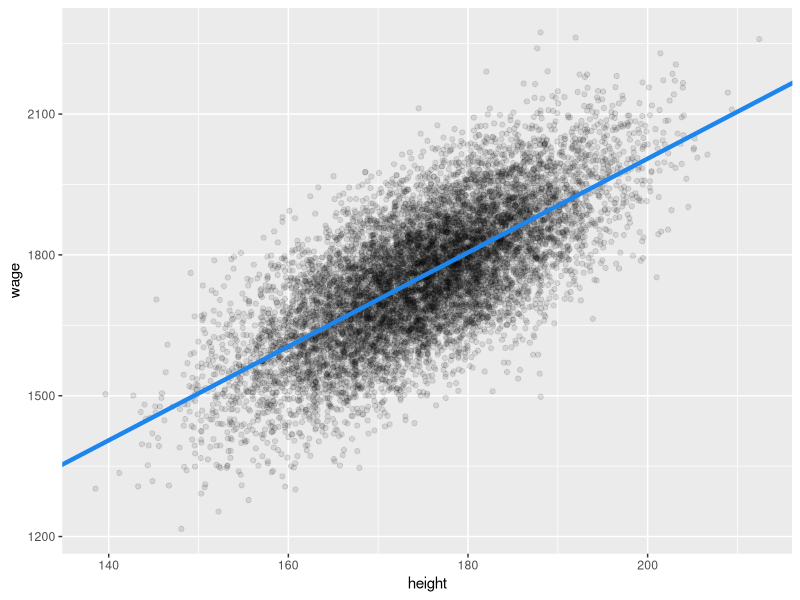
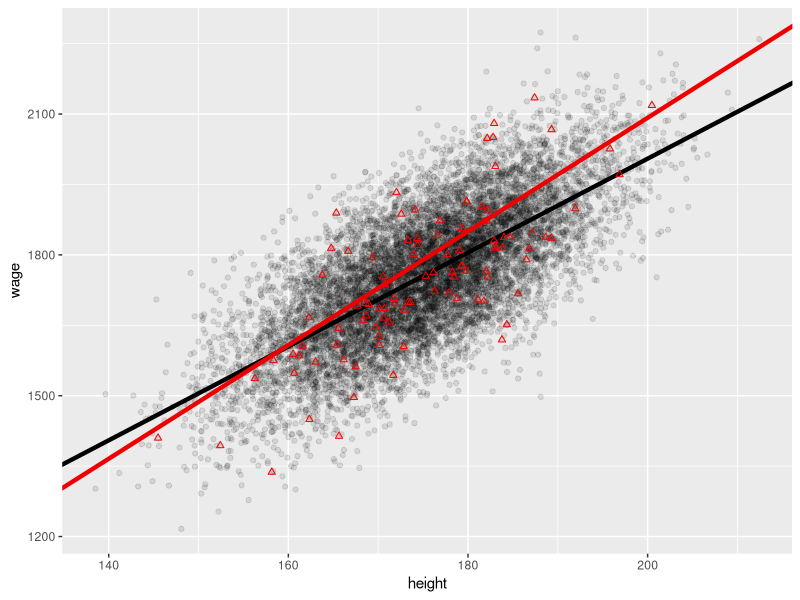
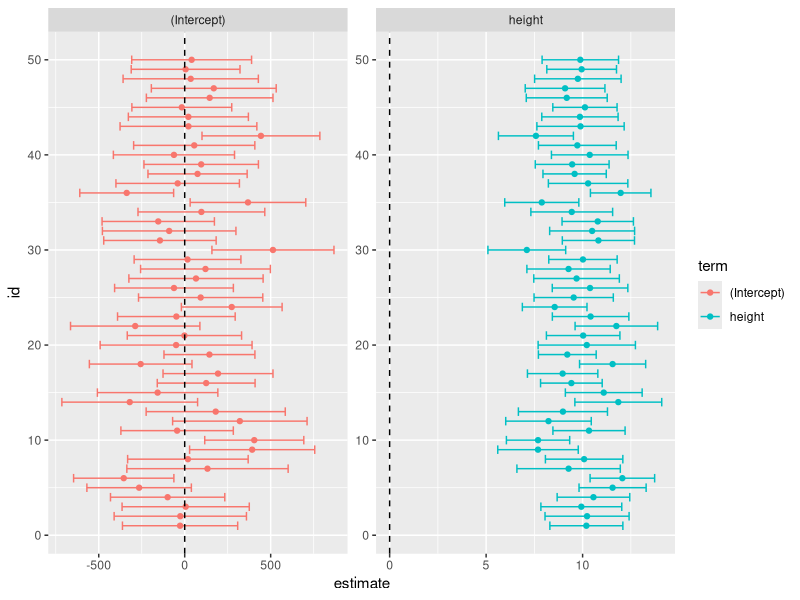
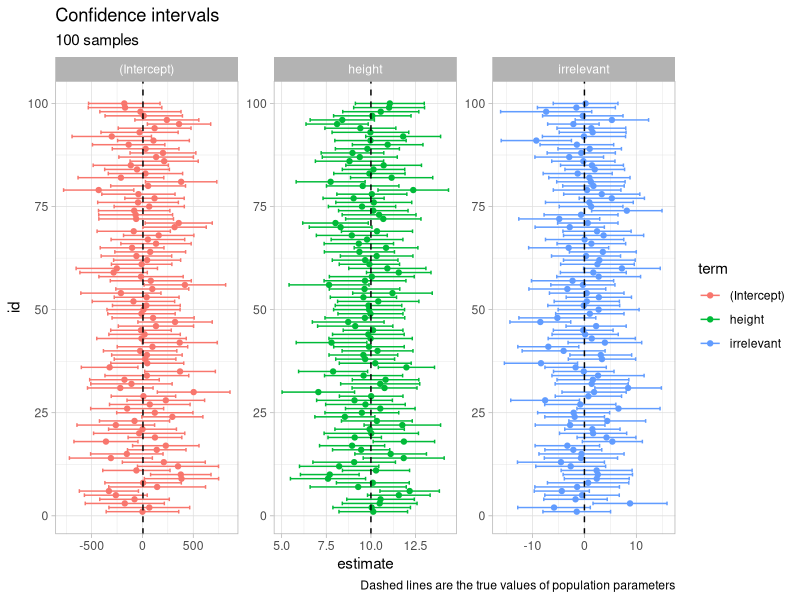
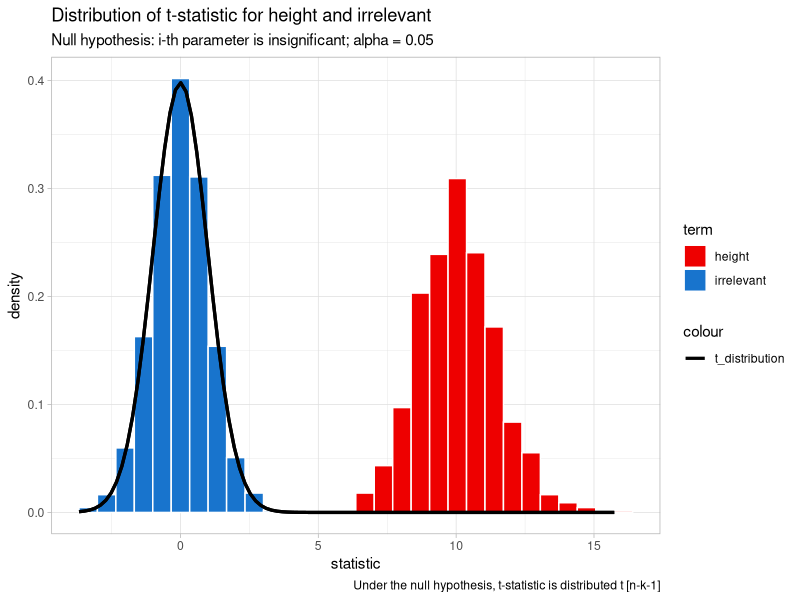

Write the R code that produced these figures, in order. (Note: this script raises an error after producing the figures.)
library(dplyr)
library(ggplot2)
library(purrr)
library(tidyr)
library(gganimate)

# Create the population data ----------------------------------------------
N <- 10^4 # N = population size.
pop <- data.frame(
  height = rnorm(N, 175, 10),
  u = rnorm(N, 0, 100)
) %>%
  mutate(wage = 5 + 10 * height + u) %>%
  mutate(irrelevant = rnorm(N, 10, 3))

ggplot(aes(y = wage, x = height), data = pop) +
  geom_point(alpha = 0.1) +
  geom_abline(intercept = 5, slope = 10, colour = "dodgerblue2", lwd = 1.5)

# Initialize
n <- 1e2 # n = sample size.
R <- 1e3 # R = number of replications.
beta.0 <- rep(NA, R) # Vector of beta 0 estimates.
beta.1 <- rep(NA, R) # Vector of beta 1 estimates.
results <- data.frame(beta.0, beta.1)

# one sample
sample1 <-
  pop %>%
  slice_sample(n = 100, replace = TRUE) # Choose 100 observations at random
model1 <- lm(wage ~ height + irrelevant, data = sample1)
summary(model1)

ggplot(aes(y = wage, x = height), data = pop) +
  geom_point(lwd = 0.5, alpha = 0.1) +
  geom_abline(intercept = 5, slope = 10, lwd = 1.5) +
  geom_point(aes(y = wage, x = height), data = sample1, colour = "red", shape = 2, lwd = 2) +
  geom_abline(intercept = coef(model1)[1], slope = coef(model1)[2], colour = "red2", lwd = 1.5)

# confidence intervals
confint(model1) # 95% CI
confint(model1, level = 0.99) # 99% CI

# manually
data.frame(
  LB = summary(model1)$coefficients[, 1] - qt(0.975, summary(model1)$df[2]) * summary(model1)$coefficients[, 2],
  UB = summary(model1)$coefficients[, 1] + qt(0.975, summary(model1)$df[2]) * summary(model1)$coefficients[, 2]
)

# approx.
qt(0.975, summary(model1)$df[2])
data.frame(
  LB = summary(model1)$coefficients[, 1] - 2 * summary(model1)$coefficients[, 2],
  UB = summary(model1)$coefficients[, 1] + 2 * summary(model1)$coefficients[, 2]
)

for (r in 1:R) { # For each replication in i = 1 to R:
  OLS <- lm(
    wage ~ height,
    data = pop,
    subset = sample(N, n, replace = TRUE)
  )
  results$beta.0[r] <- OLS$coef[1] # Save the estimated parameters.
  results$beta.1[r] <- OLS$coef[2]
  results$LB[r] <- results$beta.1[r] - qt(0.975, n - 2) * summary(OLS)$coefficients[2, 2]
  results$UB[r] <- results$beta.1[r] + qt(0.975, n - 2) * summary(OLS)$coefficients[2, 2]
}

# for 95% samples, the true parameter beta1 = 10 lies within the 95% confidence interval
sum((results$LB < 10) & (results$UB > 10)) / R * 100

# Resampling for vizualization --------------------------------------------
# using purrr package...

num_samples <- R


# Create nested tibble with R samples -------------------------------------

samples <- tibble(
  id = 1:num_samples,
  data = map(
    1:num_samples,
    ~ pop %>% sample_n(n, replace = TRUE)
  )
)
samples # now we have 1000 different samples saved in one tibble

# Save data and coefficients for wage ~ height ----------------------------
coef_data_1 <- samples %>%
  mutate(
    models = map(data, ~ lm(wage ~ height, data = .)),
    coefficients = map(models, broom::tidy)
  ) %>%
  select(id, data, coefficients) %>%
  unnest(coefficients)

# to see the result of a single regression just `filter()` by id

coef_data_1 %>%
  filter(id == 10)


# add 95% confidence interval:

coef_data_1 %>%
  head(100) %>%
  mutate(lower = estimate - qt(0.975, n - 2) * std.error) %>%
  mutate(upper = estimate + qt(0.975, n - 2) * std.error) %>%
  ggplot(aes(x = estimate, y = id, color = term)) +
  geom_point(aes(x = estimate, color = term)) +
  geom_errorbar(aes(xmin = lower, xmax = upper)) +
  geom_vline(xintercept = 0, linetype = "dashed") +
  facet_wrap(~term, scales = "free")

# %>%
#   mutate(coefficients = map(coefficients, ~ .x %>%
#                               select(term, estimate) %>%
#                               pivot_wider(names_from = "term", values_from = "estimate")))


# Save data with coefficients with irrelevant regressor -------------------
#
# create new object from a new model with irrelevant regressor
#
coef_data_model2 <- samples %>%
  mutate(
    models = map(data, ~ lm(wage ~ height + irrelevant, data = .)),
    coefficients = map(models, broom::tidy)
  ) %>%
  select(id, data, coefficients) %>%
  unnest(coefficients)

coef_data_model2

n_viz <- 300
k <- 3 # number of terms including constant term

gg_ci <- coef_data_model2 %>%
  head(n_viz) %>%
  mutate(lower = estimate - qt(0.975, n - 2) * std.error) %>%
  mutate(upper = estimate + qt(0.975, n - 2) * std.error) %>%
  mutate(true_value = case_when(
    term == "(Intercept)" ~ 5,
    term == "height" ~ 10,
    term == "irrelevant" ~ 0
  )) %>%
  ggplot(aes(x = estimate, y = id, color = term)) +
  geom_point(aes(x = estimate, color = term)) +
  geom_errorbar(aes(xmin = lower, xmax = upper)) +
  geom_vline(aes(xintercept = true_value), linetype = "dashed") +
  facet_wrap(~term, scales = "free") +
  labs(
    title = "Confidence intervals",
    subtitle = paste(n_viz/3, "samples"),
    caption = "Dashed lines are the true values of population parameters"
  ) +
  theme_light()

gg_ci
# Lets investigate the false positives when testing significance o --------

t_false_positives <- coef_data_model2 %>%
  mutate(lower = estimate - qt(0.975, n - 2) * std.error) %>%
  mutate(upper = estimate + qt(0.975, n - 2) * std.error) %>%
  mutate(incl_zero = ifelse(lower <= 0 & upper >= 0, "yes", "no")) %>%
  group_by(term, incl_zero) %>%
  summarise(n = n()) %>%
  group_by(term) %>% # now group by only by term so the frequency is correct...
  mutate(freq_percent = n / sum(n) * 100) # ...see the sum(n) in denominator that§s why...

t_false_positives
# try increasing the number in head()

# ggplots of t-distributions ----------------------------------------------
t_dist <- coef_data_model2 %>%
  select(-data) %>%
  filter(!term == "(Intercept)") %>%
  select(id, term, statistic) %>%
  ggplot(aes(statistic, fill = term)) +
  geom_histogram(aes(y = ..density..), color = "white") +
  stat_function(
    fun = dt, args = list(df = 97),
    aes(color = "t_distribution"),
    size = 1.1
  ) +
  scale_color_manual(values = c("black", "black", "black")) +
  scale_fill_manual(values = c("red2", "dodgerblue3")) +
  theme_light() +
  labs(
    title = "Distribution of t-statistic for height and irrelevant",
    subtitle = "Null hypothesis: i-th parameter is insignificant; alpha = 0.05",
    caption = paste("Under the null hypothesis, t-statistic is distributed t [n-k-1]")
  )

t_dist

# Resampling animation ----------------------------------------------------

require(gganimate)
resamples_df <- coef_data_1 %>%
  select(-c(p.value, statistic, std.error)) %>%
  pivot_wider(names_from = term, values_from = estimate) %>%
  head(10) %>% # take just first 10 samples
  rename(
    Intercept = `(Intercept)`, # now we need to remove "()" from "(Intercept)"
    Height = height
  ) %>% # height is already in data, rename to capital H
  unnest(data) %>% # unncest the data column so we can show the scatterplots
  group_by(id)

resamples_df


# Animation rendering - RUNS LONG -----------------------------------------
# Animation is already saved in assets folder.

# Runs long

#
# resamples <- resamples_df %>%
#   ggplot(aes(height, wage)) +
#   geom_point(data = pop, aes(height, wage), alpha = 0.1, shape = "o") +
#   geom_point(color = "orange", size = 3) +
#   geom_abline(intercept = 5, slope = 10, colour = "black", linetype = "dashed", lwd = 0.5) +
#   geom_abline(aes(intercept = Intercept, slope = Height), color = "dodgerblue3", lwd = 2) +
#   theme_light() +
#   coord_cartesian(xlim = c(150, 200), ylim = c(1300, 2100)) +
#   transition_time(id) +
#   ease_aes("exponential-in") +
#   labs(title = "Sampling trial: {frame_time}")
#
# resamples


# Dashboard rendering) ----------------------------------------------------

# This is a better way of rendering any rmd file because the object are stored
# in the environment and do not need to be created again when knitting.
# This is useful because you don't need to recreate  all object just to fix
# a typo in your report.

rmarkdown::render(
  input = "week_5/dashboard.Rmd",
  output_dir = "week_5/outputs",
  output_file = "dashboard.html"
)
